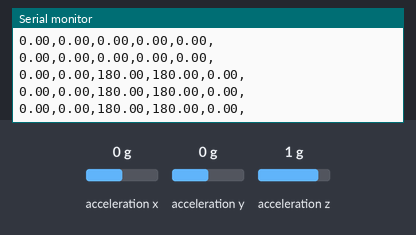
Simulated run of this sketch. Board: Arduino Uno, built with avr-gcc and run on an emulated ATmega328P. On the bench: the last lines printed to the serial monitor. Wiring (inferred from the names in the program): MPU-6050 motion sensor at I2C address 0x68. The test bench sets the inputs (shaded band); at power-on: acceleration x 0 g, acceleration z 1 g, acceleration y 0 g.

Above: at 1.2 s.
1.3 s: acceleration x set to -1.4 g
At 1.35 s:
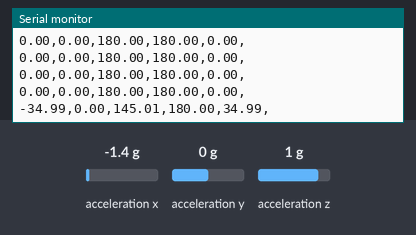
2.8 s: acceleration z set to 0 g
At 2.8 s:
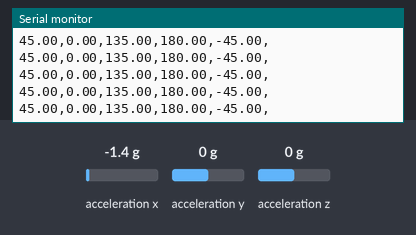
5.8 s: acceleration x set to 0 g
At 5.8 s:
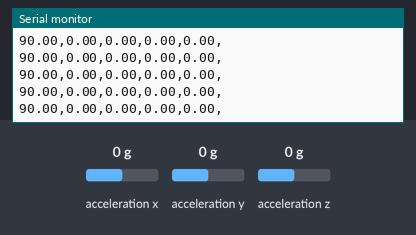
8.8 s: acceleration z set to 0.8 g
At 8.89 s:
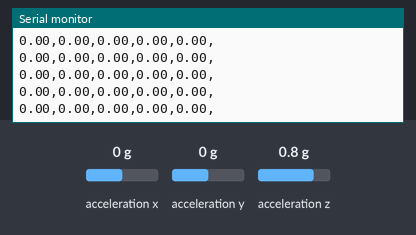
11.8 s: acceleration y set to -1.4 g
At 12.0 s:
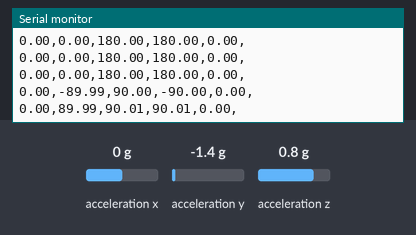
Timing chart, 0 to 14.8 s (numbered marks = the images above; inputs shaded):
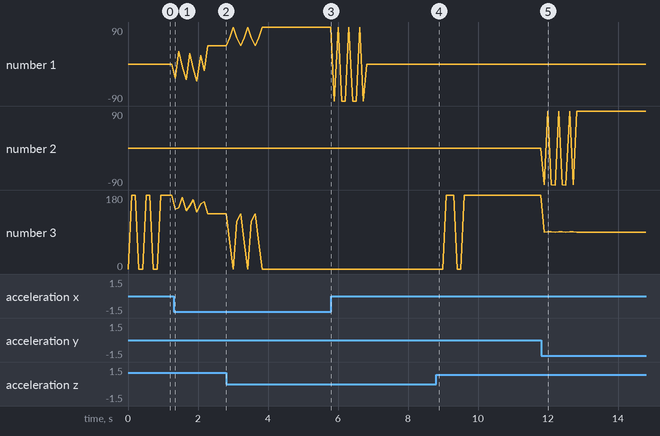

The sketch:

rollPitch.ino
```cpp
#include <Wire.h>

const int MPU_addr = 0x68;  // I2C address of the MPU-6050
const int numReadings = 10; // Number of readings to average

int16_t AcX, AcY, AcZ;       // Variables to store accelerometer readings
int readingsX[numReadings];
int readingsY[numReadings];
int readingsZ[numReadings];
int currentIndex = 0; // Change 'index' to 'currentIndex'

void setup() {
  Wire.begin();
  Wire.beginTransmission(MPU_addr);
  Wire.write(0x6B);  // PWR_MGMT_1 register
  Wire.write(0);     // set to zero (wakes up the MPU-6050)
  Wire.endTransmission(true);
  Serial.begin(9600);
}

float calculateAverage(int readings[]) {
  int total = 0;
  for (int i = 0; i < numReadings; i++) {
    total += readings[i];
  }
  return static_cast<float>(total) / numReadings;
}

void loop() {
  Wire.beginTransmission(MPU_addr);
  Wire.write(0x3B);  // starting with register 0x3B (ACCEL_XOUT_H)
  Wire.endTransmission(false);
  Wire.requestFrom(MPU_addr, 6, true); // request a total of 6 registers

  AcX = Wire.read() << 8 | Wire.read();  // 0x3B (ACCEL_XOUT_H) & 0x3C (ACCEL_XOUT_L)
  AcY = Wire.read() << 8 | Wire.read();  // 0x3D (ACCEL_YOUT_H) & 0x3E (ACCEL_YOUT_L)
  AcZ = Wire.read() << 8 | Wire.read();  // 0x3F (ACCEL_ZOUT_H) & 0x40 (ACCEL_ZOUT_L)

  // Store current readings in arrays
  readingsX[currentIndex] = AcX;
  readingsY[currentIndex] = AcY;
  readingsZ[currentIndex] = AcZ;
  currentIndex = (currentIndex + 1) % numReadings;

  // Calculate averages
  float avgX = calculateAverage(readingsX);
  float avgY = calculateAverage(readingsY);
  float avgZ = calculateAverage(readingsZ);

  // Convert raw accelerometer readings to degrees
  float X = (avgX != 0) ? atan2(avgX, sqrt(avgY * avgY + avgZ * avgZ)) * 180.0 / M_PI : 0;
  float Y = (avgY != 0) ? atan2(avgY, sqrt(avgX * avgX + avgZ * avgZ)) * 180.0 / M_PI : 0;
  float Z = (avgZ != 0) ? atan2(sqrt(avgX * avgX + avgY * avgY), avgZ) * 180.0 / M_PI : 0;

  // Calculate roll and pitch angles
  float roll = (avgZ != 0) ? atan2(avgY, avgZ) * 180.0 / M_PI : 0;
  float pitch = (sqrt(avgY * avgY + avgZ * avgZ) != 0) ? atan2(-avgX, sqrt(avgY * avgY + avgZ * avgZ)) * 180.0 / M_PI : 0;

  // Print accelerometer readings and roll/pitch angles
  Serial.print(X); Serial.print(",");
  Serial.print(Y); Serial.print(",");
  Serial.print(Z); Serial.print(",");
  Serial.print(roll); Serial.print(",");
  Serial.print(pitch); Serial.println(",");

  delay(100);
}
```

Measured:
- after the input at 1.3 s, the serial monitor: prints a new line after 0.05 s (image 1)
- after the input at 11.8 s, the serial monitor: prints a new line after 0.09 s (image 5)
- plotted number 1: 0 → 45 after the input at 1.3 s, 45 → 90 after the input at 2.8 s
- plotted number 2: 0 → 90 after the input at 11.8 s
- plotted number 3: 180 → 135 after the input at 1.3 s, 0 → 180 after the input at 8.8 s, 180 → 90 after the input at 11.8 s
